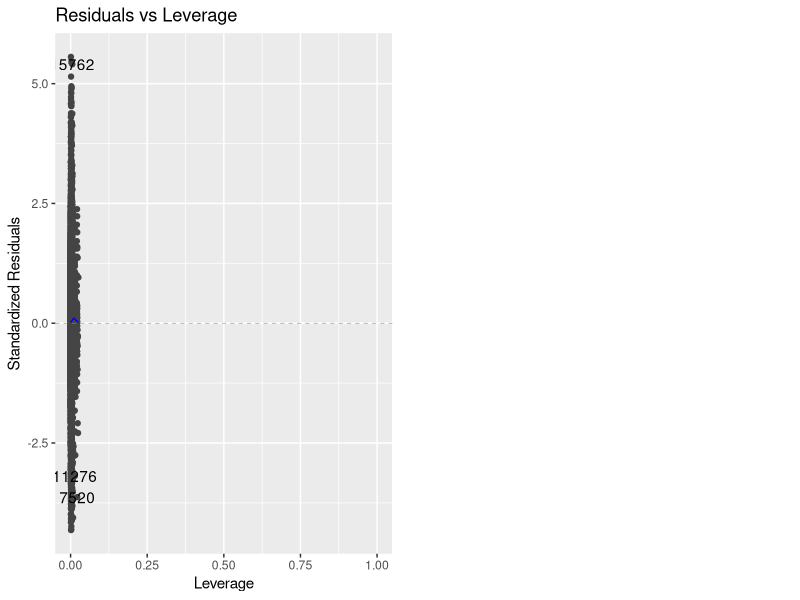
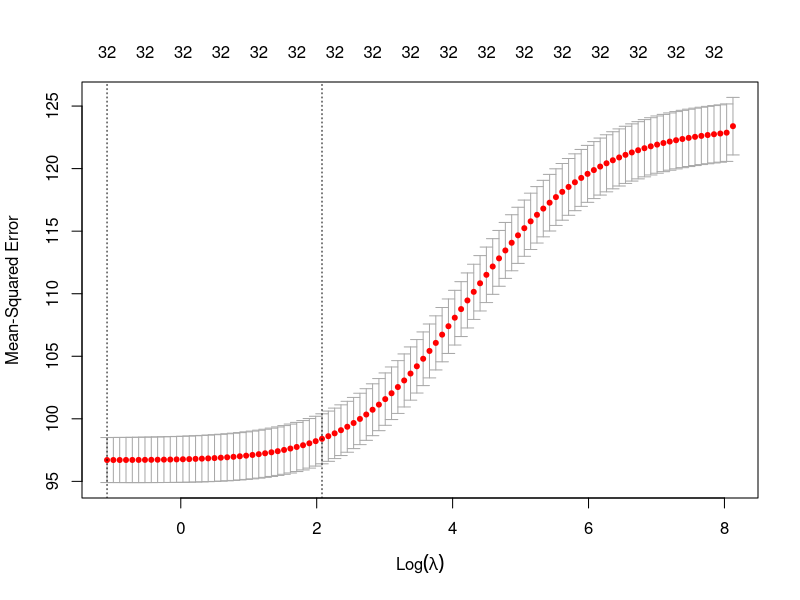
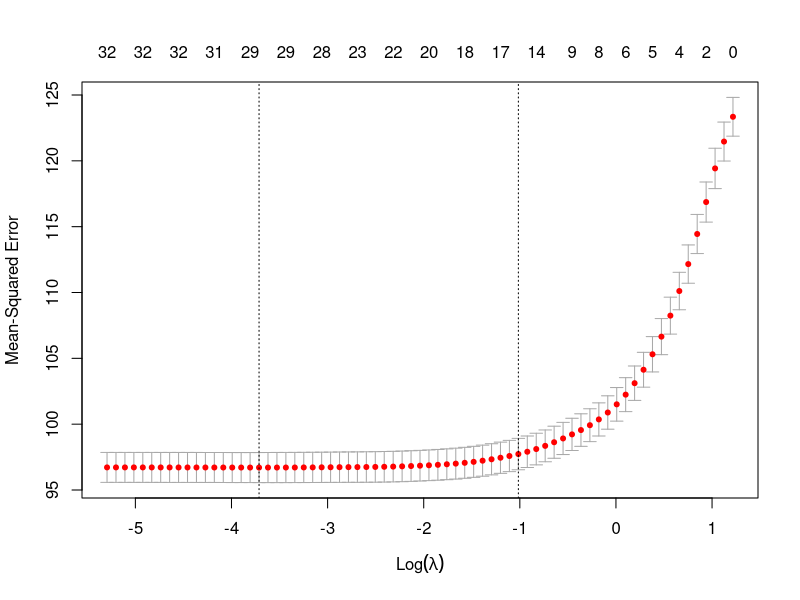
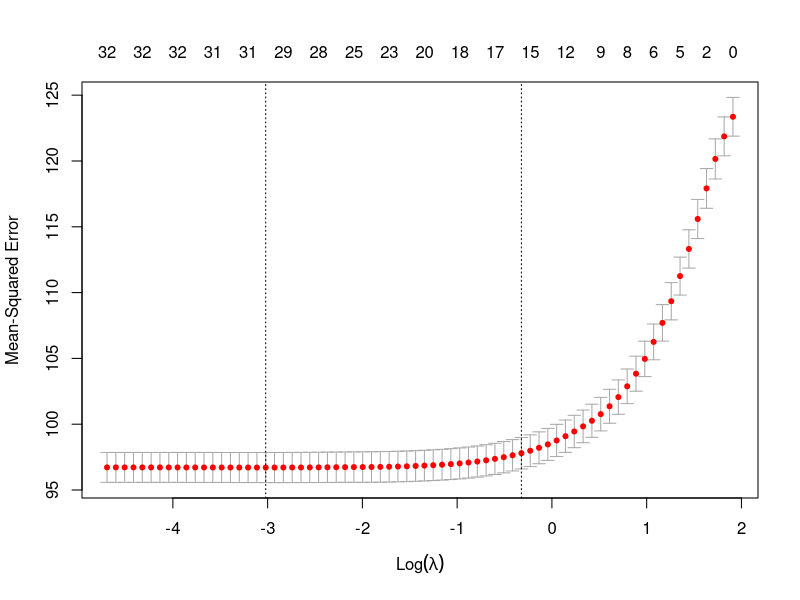

Generate these figures, in order, with R:
install.packages("ggfortify")
library(dplyr)
library(caret)
library(caTools)
library(Metrics)
library(ggfortify)
library(psych)

#Importing data  set
setwd("E:/UOC NOTES/3rd year/sem 2/ST 3082/data analys/archive")
Newdata=read.csv("updated_data_1.csv")

#Importing data  set
setwd("E:/UOC NOTES/3rd year/sem 2/ST 3082/data analys/archive")
Newdata=read.csv("updated_data_1.csv")
Newdata

Newdata$occupation <- (factor(Newdata$occupation))
Newdata$race            <- (factor(Newdata$race           ))
Newdata$sex             <- (factor(Newdata$sex            ))
Newdata$income          <- (factor(Newdata$income         ))
Newdata$marital.statusN <- (factor(Newdata$marital.statusN))
Newdata$educationN      <- (factor(Newdata$educationN     ))
Newdata$workclassN      <- (factor(Newdata$workclassN     ))
Newdata$native.countryN <- (factor(Newdata$native.countryN))

describe(Newdata)
#spliting the data set
set.seed(1234)
dt=sort(sample(nrow(Newdata),nrow(Newdata)*.8))
train=Newdata[dt,]
test=Newdata[-dt,]
############### Multiple linear regression #####################

Multilinear=lm(train$hours.per.week~.,data=train)
summary(Multilinear)

autoplot(Multilinear, which = 5)

#on test set
test.mat <- model.matrix (test$hours.per.week~ ., data = test)
coefi <- coef (Multilinear)
pred.tst<- test.mat[, names (coefi)] %*% coefi


test.mae = caret::MAE(test$hours.per.week,pred.tst)
test.rmse = caret::RMSE(test$hours.per.week,pred.tst)
test.mape = mape(test$hours.per.week,pred.tst)
cat("multiple linear  regression - ","test mape",test.mape,"test RMSE",test.rmse,"test mae",test.mae)

## R-squared value on test data
RSS.tst= sum((test$hours.per.week - pred.tst)^2)
TSS.tst= sum((test$hours.per.week- mean(pred.tst))^2)
R2.tst=1-(RSS.tst/TSS.tst)

# on train set
train.mat <- model.matrix (train$hours.per.week~ ., data = train)
coefi <- coef (Multilinear , id = 15)
pred.tr<- train.mat[, names(coefi)] %*% coefi


train.mae = caret::MAE(train$hours.per.week,pred.tr)
train.rmse = caret::RMSE(train$hours.per.week,pred.tr)
train.mape = mape(train$hours.per.week,pred.tr)
cat("multiple linear  regression - ","train mape",train.mape,"train RMSE",train.rmse,"train mae",train.mae)

## R-squared value on train data
RSS.tr= sum((train$hours.per.week - pred.tr)^2)
TSS.tr= sum((train$hours.per.week- mean(pred.tr))^2)
R2.tr=1-(RSS.tr/TSS.tr)

cat("multiple linear  regression - ","train R2",R2.tr,"test R2",R2.tst)

############### Multiple linear regression with variable selection as base line model #############

##Best subset selection approach
#install.packages("leaps")

library(leaps)

models <- regsubsets (Newdata$hours.per.week~.,data=Newdata)
summary (models)
#performs best sub- regsubsets() set selection by identifying the best model that contains a given number
#of predictors, where best is quantified using RSS
#By default, regsubsets() only reports results up to the best eight-variable model. But the nvmax option can be used
#in order to return as many variables as are desired. Here we fit up to a
#19-variable model.
reg.models <- regsubsets (hours.per.week~., data = train,
                          nvmax = 32)
reg.sum <- summary (reg.models)
reg.sum

data.frame(
  Adj.R2 = which.max(reg.sum$adjr2),
  CP = which.min(reg.sum$cp),
  BIC = which.min(reg.sum$bic)
)
#[26 23 14]

#plot RSS and Adj R2

#par (mfrow = c(2, 2))
#plot (reg.sum$rss , 
     # xlab = " Number of Variables ",
      #ylab = " RSS ", 
      #type = "l")
#plot (reg.sum$adjr2 ,
     # xlab = " Number of Variables ",
    #  ylab = " Adjusted RSq ", 
    #  type = "l")

#maxadjr2=which.max(reg.sum$adjr2)
which.max(reg.sum$adjr2)
#[1] 26

#points(maxadjr2,
       #reg.sum$adjr2[maxadjr2],
       #col = " red ", 
       #cex = 1,
       #pch = 35)

#we can plot the Cp and BIC statistics
#cp
#plot(reg.sum$cp, xlab = " Number of Variables ",
    # ylab = "Cp", type = "l")
#maxcp=which.min(reg.sum$cp)
which.min(reg.sum$cp)
#[1] 23
#points(maxcp, reg.sum$cp[maxcp], col = " red ", cex = 1,
      # pch = 35)


#bic
#plot(reg.sum$bic, xlab = " Number of Variables ",
     #ylab = "bic", type = "l")
#maxbic=which.min(reg.sum$bic)
which.min(reg.sum$bic)
#[1] 14
#points(maxbic, reg.sum$bic[maxbic], col = " red ", cex = 1,
    #   pch = 35)


coef (reg.models,14)

########## Forward and backward selection ###########
regfit.fwd <- regsubsets(Newdata$hours.per.week ~., data = Newdata,
                         nvmax = 35, method = "forward")
fwd.sum=summary (regfit.fwd)

regfit.bwd<-regsubsets(Newdata$hours.per.week ~., data = Newdata ,
                       nvmax = 35, method = "backward")
bwd.sum=summary(regfit.bwd)

data.frame(
  Adj.R2_Fwd = which.max(fwd.sum$adjr2),
  CP_Fwd = which.min(fwd.sum$cp),
  BIC_Fwd = which.min(fwd.sum$bic)
)
#[26 22 16]
coef (regfit.fwd,17)

data.frame(
  Adj.R2_Bwd = which.max(bwd.sum$adjr2),
  CP_Bwd = which.min(bwd.sum$cp),
  BIC_Bwd = which.min(bwd.sum$bic)
)
#[26 22 16]
coef (regfit.bwd,17)

############## using test train set - cross validation ########
#Validation set approach

regfit.best <- regsubsets (hours.per.week ~ ., data = train, nvmax = 32)
summary(regfit.best)
#compute the validati--0on set error for the best model of each model size

test.mat <- model.matrix (hours.per.week~ ., data = test)

#check test mse for each number of combinations

val.errors <- rep (NA, 32)
for (i in 1:32) {
  coefi <- coef (regfit.best , id = i)
  pred <- test.mat[, names (coefi)] %*% coefi
  val.errors[i] <- mean ((test$hours.per.week - pred)^2)
}
val.errors

minvaler=which.min(val.errors) #27
coef(regfit.best , minvaler)

#checking with full data set 
regfit.best <- regsubsets (Newdata$hours.per.week ~ ., data = Newdata,
                           nvmax =32)
coef (regfit.best , 14)

#get prediction on best subset selection with 13 variables ###

library(dplyr)
library(caret)
library(caTools)
library(Metrics)
library(leaps)
#model
regfit.best.tr <- regsubsets (train$hours.per.week ~ ., data = train, nvmax = 35, method="forward")
#on test set
test.mat <- model.matrix (test$hours.per.week~ ., data = test)
coefi <- coef (regfit.best.tr , id = 14)
pred.tst<- test.mat[, names (coefi)] %*% coefi


test.mae = caret::MAE(test$hours.per.week,pred.tst)
test.rmse = caret::RMSE(test$hours.per.week,pred.tst)
test.mape = mape(test$hours.per.week,pred.tst)
cat("multiple linear  regression - ","test mape",test.mape,"test RMSE",test.rmse,"test mae",test.mae)

## R-squared value on test data
RSS.tst= sum((test$hours.per.week - pred.tst)^2)
TSS.tst= sum((test$hours.per.week- mean(pred.tst))^2)
R2.tst=1-(RSS.tst/TSS.tst)

# on train set
train.mat <- model.matrix (train$hours.per.week~ ., data = train)
coefi <- coef (regfit.best.tr , id = 15)
pred.tr<- train.mat[, names(coefi)] %*% coefi


train.mae = caret::MAE(train$hours.per.week,pred.tr)
train.rmse = caret::RMSE(train$hours.per.week,pred.tr)
train.mape = mape(train$hours.per.week,pred.tr)
cat("multiple linear  regression - ","train mape",train.mape,"train RMSE",train.rmse,"train mae",train.mae)

## R-squared value on train data
RSS.tr= sum((train$hours.per.week - pred.tr)^2)
TSS.tr= sum((train$hours.per.week- mean(pred.tr))^2)
R2.tr=1-(RSS.tr/TSS.tr)

cat("multiple linear  regression - ","train R2",R2.tr,"test R2",R2.tst)





############# Ridge regression  ###########################

library(glmnet)

xtrain=model.matrix(hours.per.week~.,train)[,-1]
ytrain= train$hours.per.week
dim(xtrain)

xtest= model.matrix(hours.per.week~.,test)[,-1]
ytest=test$hours.per.week
#grid=10^seq(10,-2,length=100)

##finding best lambda
set.seed(1)
fit=cv.glmnet(xtrain,ytrain,alpha=0,nfolds=10)
plot(fit)
best_lambda=fit$lambda.min
best_lambda 

#ridge.mod = glmnet (xtrain, ytrain, alpha = 0,lambda = grid, thresh = 1e-12)  ##without best lambda,giving the all grid values
#model
ridge.mod = glmnet (xtrain, ytrain, alpha = 0,lambda = best_lambda)

#prediction on test set
pred.tst = predict(ridge.mod , s = best_lambda, newx = xtest)

mse=mean((ytest-pred.tst)^2)

test.mae = caret::MAE(test$hours.per.week,pred.tst)
test.rmse = caret::RMSE(test$hours.per.week,pred.tst)
test.mape = mape(test$hours.per.week,pred.tst)
cat("Ridge regression - "," test mape",test.mape,"test RMSE",test.rmse,"test mae",test.mae)

## R-squared value on test data
RSS.tst= sum((test$hours.per.week - pred.tst)^2)
TSS.tst= sum((test$hours.per.week- mean(pred.tst))^2)
R2.tst=1-(RSS.tst/TSS.tst)


# on train set
pred.tr = predict(ridge.mod , s = best_lambda, newx = xtrain)

train.mae = caret::MAE(train$hours.per.week,pred.tr)
train.rmse = caret::RMSE(train$hours.per.week,pred.tr)
train.mape = mape(train$hours.per.week,pred.tr)
cat("Ridge regression - ","train mape",train.mape,"train RMSE",train.rmse,"train mae",train.mae)

## R-squared value on train data
RSS.tr= sum((train$hours.per.week - pred.tr)^2)
TSS.tr= sum((train$hours.per.week- mean(pred.tr))^2)
R2.tr=1-(RSS.tr/TSS.tr)

cat("Ridge regression - ", "train R2",R2.tr,"test R2",R2.tst)

out=glmnet(xtrain,ytrain,alpha=0)
predict(out,type="coefficients",s=best_lambda)[1:32,]

############## lasso regression ###################

set.seed(1)
fit1=cv.glmnet(xtrain,ytrain,alpha=1,nfolds=5)
plot(fit1)
best_lambda1=fit1$lambda.min
best_lambda1

#model
lasso.mod=glmnet (xtrain, ytrain, alpha = 1,lambda =best_lambda1 )


#prediction on test data
pred.tst=predict(lasso.mod , s = best_lambda1 ,newx = xtest)

test.mae = caret::MAE(test$hours.per.week,pred.tst)
test.rmse = caret::RMSE(test$hours.per.week,pred.tst)
test.mape = mape(test$hours.per.week,pred.tst)
cat("Lasso regression - "," test mape",test.mape,"test RMSE",test.rmse,"test mae",test.mae)

## R-squared value on test data
RSS.tst= sum((test$hours.per.week - pred.tst)^2)
TSS.tst= sum((test$hours.per.week- mean(pred.tst))^2)
R2.tst=1-(RSS.tst/TSS.tst)


#on train set

pred.tr=predict(lasso.mod , s = best_lambda1 ,newx = xtrain)

train.mae = caret::MAE(train$hours.per.week,pred.tr)
train.rmse = caret::RMSE(train$hours.per.week,pred.tr)
train.mape = mape(train$hours.per.week,pred.tr)
cat("Lasso regression - ","train mape",train.mape,"train RMSE",train.rmse,"train mae",train.mae)

## R-squared value on train data
RSS.tr= sum((train$hours.per.week - pred.tr)^2)
TSS.tr= sum((train$hours.per.week- mean(pred.tr))^2)
R2.tr=1-(RSS.tr/TSS.tr)

cat("Lasso regression - ", "train R2",R2.tr,"test R2",R2.tst)



out=glmnet(xtrain,ytrain,alpha=1)
lasso.coef=predict(out,type="coefficients",s=best_lambda)[1:32,]
lasso.coef[lasso.coef!=0]

############## elastic net regression ################

set.seed(1)
fit_elastic=cv.glmnet(xtrain,ytrain,alpha=0.5,nfolds=5)
plot(fit_elastic)
best_lambda2=fit_elastic$lambda.min
best_lambda2

#model
enet.mod=glmnet (xtrain, ytrain, alpha = 1,lambda =best_lambda2 )


#prediction on test data
pred.tst=predict(enet.mod , s = best_lambda2 ,newx = xtest)

test.mae = caret::MAE(test$hours.per.week,pred.tst)
test.rmse = caret::RMSE(test$hours.per.week,pred.tst)
test.mape = mape(test$hours.per.week,pred.tst)
cat("EN regression - "," test mape",test.mape,"test RMSE",test.rmse,"test mae",test.mae)


## R-squared value on test data
RSS.tst= sum((test$hours.per.week - pred.tst)^2)
TSS.tst= sum((test$hours.per.week- mean(pred.tst))^2)
R2.tst=1-(RSS.tst/TSS.tst)



#on train set

pred.tr=predict(enet.mod , s = best_lambda2 ,newx = xtrain)

train.mae = caret::MAE(train$hours.per.week,pred.tr)
train.rmse = caret::RMSE(train$hours.per.week,pred.tr)
train.mape = mape(train$hours.per.week,pred.tr)
cat("EN regression - ","train mape",train.mape,"train RMSE",train.rmse,"train mae",train.mae)

## R-squared value on train data
RSS.tr= sum((train$hours.per.week - pred.tr)^2)
TSS.tr= sum((train$hours.per.week- mean(pred.tr))^2)
R2.tr=1-(RSS.tr/TSS.tr)

cat("EN regression - ", "train R2",R2.tr,"test R2",R2.tst)

out=glmnet(xtrain,ytrain,alpha=0.5)
enet.coef=predict(out,type="coefficients",s=best_lambda)[1:32,]
enet.coef[enet.coef!=0]
#################################################################################
